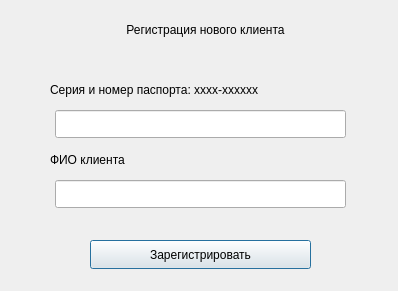
<?xml version="1.0" encoding="UTF-8"?>
<ui version="4.0">
 <class>Dialog</class>
 <widget class="QDialog" name="Dialog">
  <property name="geometry">
   <rect>
    <x>0</x>
    <y>0</y>
    <width>398</width>
    <height>291</height>
   </rect>
  </property>
  <property name="windowTitle">
   <string>Dialog</string>
  </property>
  <widget class="QLineEdit" name="NamelineEdit">
   <property name="geometry">
    <rect>
     <x>55</x>
     <y>180</y>
     <width>291</width>
     <height>28</height>
    </rect>
   </property>
   <property name="alignment">
    <set>Qt::AlignCenter</set>
   </property>
  </widget>
  <widget class="QLineEdit" name="PassportlineEdit">
   <property name="geometry">
    <rect>
     <x>55</x>
     <y>110</y>
     <width>291</width>
     <height>28</height>
    </rect>
   </property>
   <property name="alignment">
    <set>Qt::AlignCenter</set>
   </property>
  </widget>
  <widget class="QLabel" name="label">
   <property name="geometry">
    <rect>
     <x>50</x>
     <y>20</y>
     <width>311</width>
     <height>20</height>
    </rect>
   </property>
   <property name="layoutDirection">
    <enum>Qt::LeftToRight</enum>
   </property>
   <property name="text">
    <string>Регистрация нового клиента</string>
   </property>
   <property name="alignment">
    <set>Qt::AlignCenter</set>
   </property>
  </widget>
  <widget class="QLabel" name="label_2">
   <property name="geometry">
    <rect>
     <x>50</x>
     <y>80</y>
     <width>301</width>
     <height>20</height>
    </rect>
   </property>
   <property name="text">
    <string>Серия и номер паспорта: хххх-хххххх</string>
   </property>
  </widget>
  <widget class="QLabel" name="label_3">
   <property name="geometry">
    <rect>
     <x>50</x>
     <y>150</y>
     <width>301</width>
     <height>20</height>
    </rect>
   </property>
   <property name="text">
    <string>ФИО клиента</string>
   </property>
  </widget>
  <widget class="QPushButton" name="RegpushButton">
   <property name="geometry">
    <rect>
     <x>90</x>
     <y>240</y>
     <width>221</width>
     <height>29</height>
    </rect>
   </property>
   <property name="text">
    <string>Зарегистрировать</string>
   </property>
  </widget>
 </widget>
 <resources/>
 <connections/>
</ui>
